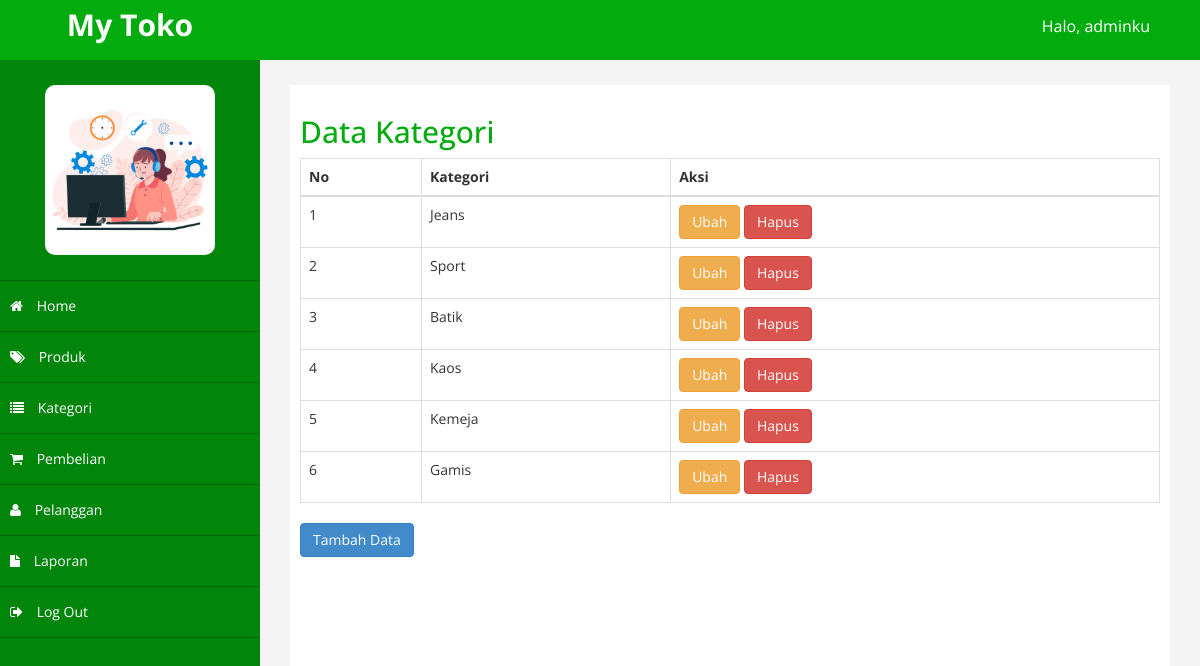
Screenshot of /admin/index.php?halaman=kategori (signed in) with the database file from the repository.
### tables this page shows
CREATE TABLE `kategori` (
  `id_kategori` int(11) NOT NULL,
  `nama_kategori` varchar(100) NOT NULL
);

### admin/kategori.php (the view)
<h2>Data Kategori</h2>
<?php
    include '../koneksi.php';
    $semuadata = array();
    $ambil = $koneksi->query("SELECT * FROM kategori");
    while($tiap = $ambil->fetch_assoc()) {
        $semuadata[]=$tiap;
    }
?>
<table class="table table-bordered">
    <thead>
        <th>No</th>
        <th>Kategori</th>
        <th>Aksi</th>
    </thead>
    <tbody>
    <?php foreach($semuadata as $key => $value) : ?>
        <tr>
            <td><?= $key+1; ?></td>
            <td><?= $value['nama_kategori']; ?></td>
            <td>
                <a href="" class="btn btn-warning">Ubah</a>
                <a href="" class="btn btn-danger">Hapus</a>
            </td>
        </tr>
    <?php endforeach; ?>
    </tbody>
</table>
<a href="" class="btn btn-primary">Tambah Data</a>

### admin/assets/css/custom.css (style rules this page uses)
body { font-family: 'Open Sans', sans-serif; }
h2 { color: rgb(3, 172, 14); ; }

### rows the page displays
kategori: nama_kategori "Jeans"
kategori: nama_kategori "Sport"
kategori: nama_kategori "Batik"
kategori: nama_kategori "Kaos"
kategori: nama_kategori "Kemeja"
kategori: nama_kategori "Gamis"

### other values shown
$_SESSION['admin']['nama_lengkap'] "adminku"
